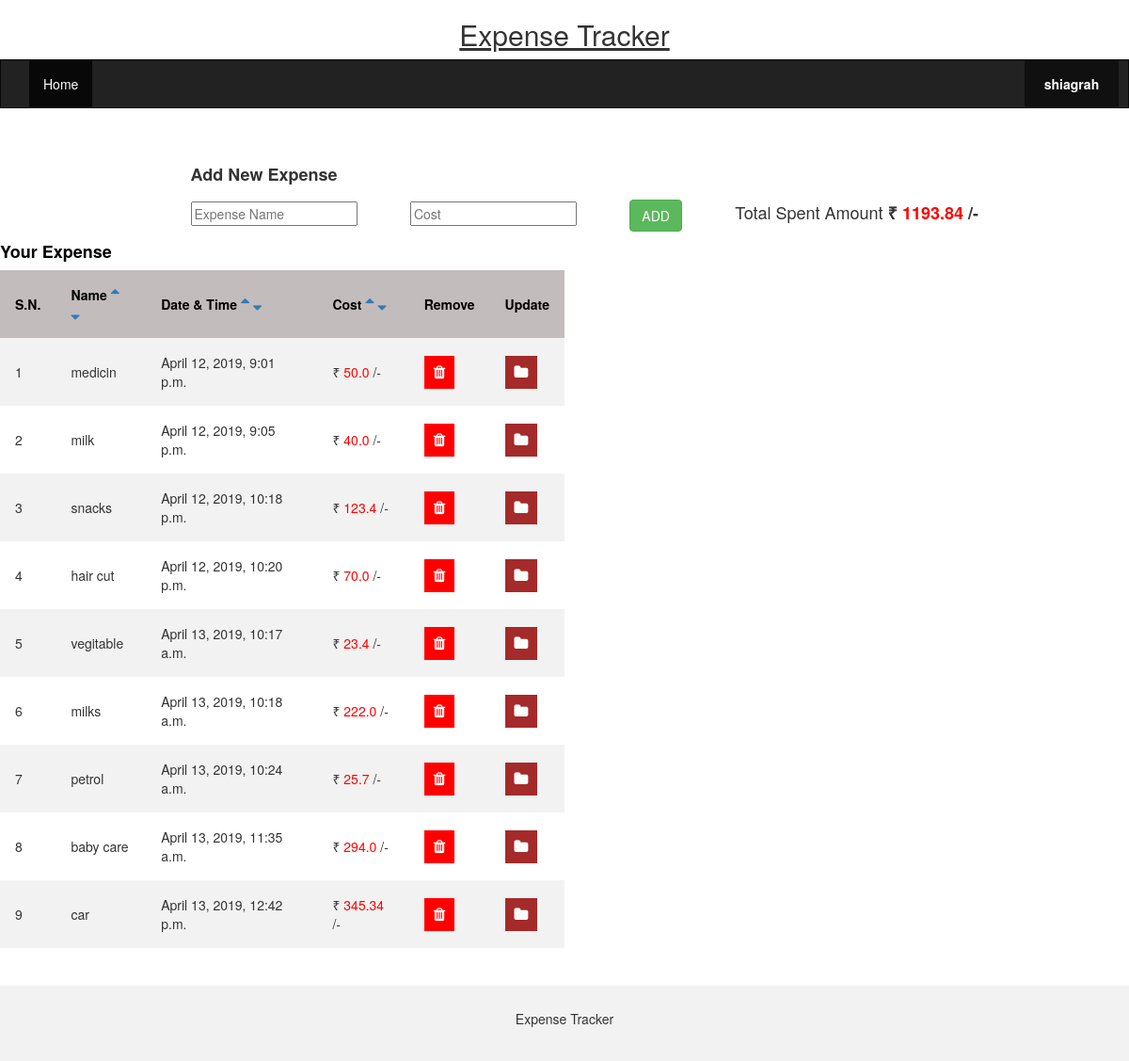
Page /home/ (signed in) on the earlier database version.
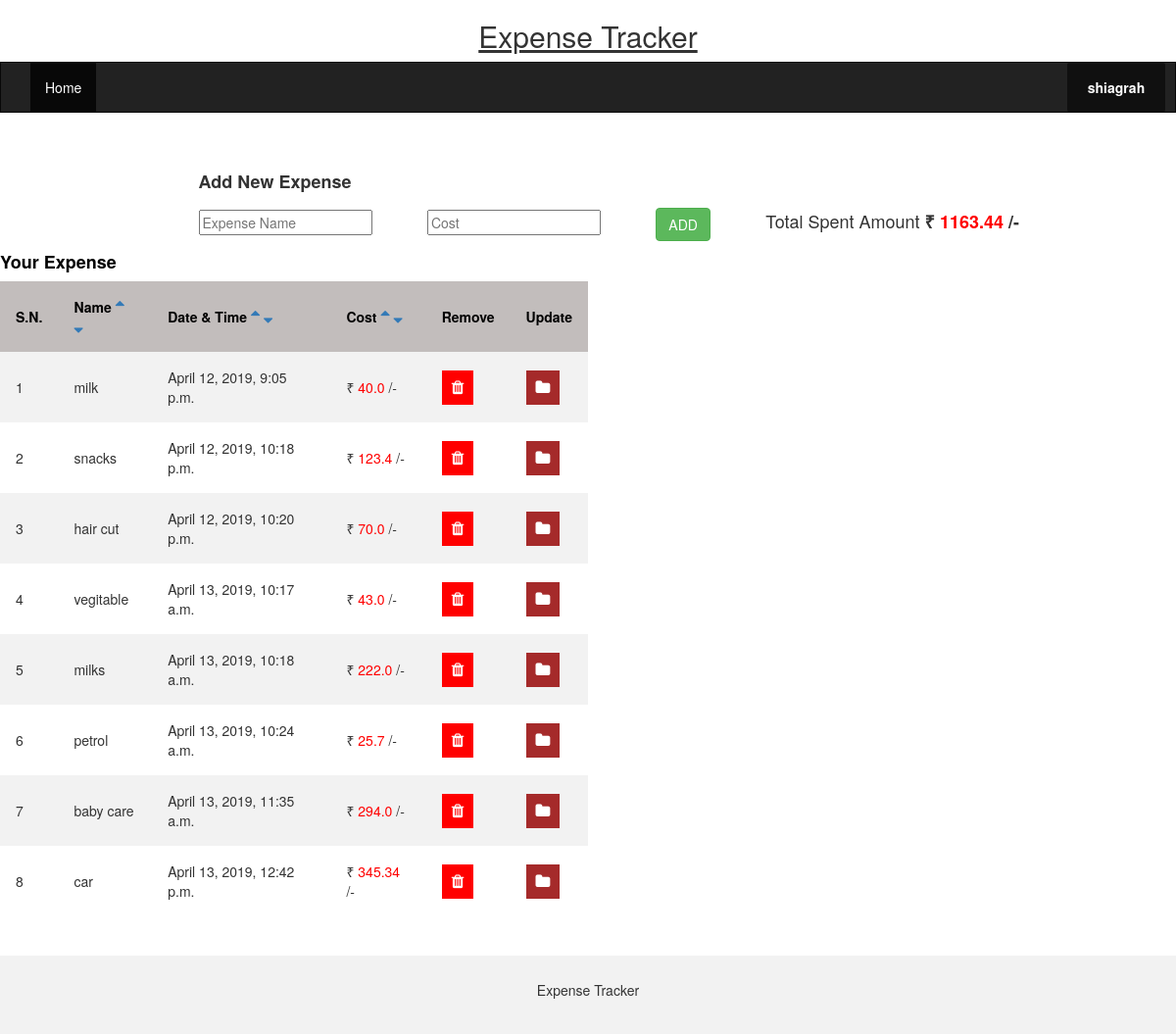
Same page on the later database version.
### accounts/models.py (models this page shows)
class expense_table(models.Model):
    user=models.ForeignKey(User, on_delete=models.CASCADE)
    name = models.CharField(max_length=200)
    expense_date = models.DateTimeField('date')
    cost =  models.FloatField(default=0)
    image = models.ImageField(blank=True,null=True)

### accounts/views.py (the view)
# urls.py: path('home/',accounts.views.home, name='home'),
def home(request):
    if not request.user.is_authenticated :
        return redirect('/accounts/login')
    username = request.user
    all_expense=expense_table.objects.filter(user=username).all()  # All Expense List of user
    total = expense_table.objects.filter(user=username).aggregate(Sum('cost')) # total expense of user
    return render(request,'home.html',{'all_expense':all_expense,'total':total})

### templates/home.html (shortened to what this page needs)
{% extends 'base.html' %}
{% block content %}
{% if user.is_authenticated %}
<html lang="en">
  <head>
    <link rel="stylesheet" href="https://maxcdn.bootstrapcdn.com/bootstrap/3.4.0/css/bootstrap.min.css">
    <link rel="stylesheet" href="https://cdnjs.cloudflare.com/ajax/libs/font-awesome/4.7.0/css/font-awesome.min.css">
</head>
  <body>
    <div class="">
      <div class="container text-center">
        <h2><u>Expense Tracker</u></h2>
      </div>
    </div>
    <nav class="navbar navbar-inverse">
      <div class="container-fluid">
        <div class="collapse navbar-collapse" id="myNavbar">
          <ul class="nav navbar-nav">
            <li class="active" ><a href="{%url 'home'%}">Home</a></li>
          </ul>
          <ul class="nav navbar-nav navbar-right">
            <li>
              <div class="inner"><button onclick="myFunction()" class="dropbtn">{{ user.username }}</button>
              </div>
            </li>
          </ul>
        </div>
      </div>
    </nav>
    <div class="outer">
      <h4 class="inner"><b>Add New Expense</b></h4>
      <form action="{% url 'add' %}" method="post">
          <input class="inner" type="text"  placeholder="Expense Name" name="name" required>
          <input class="inner" type="number" placeholder="Cost" required name="cost" step="0.01">
          <button type="submit" class="btn btn-success inner" >ADD</button>
        <h4 class="inner">Total Spent Amount <b>₹ <font  color="red" >{{total.cost__sum|floatformat:2 }} </font>/-</b></h4>
      </form>
    </div>
    {% if all_expense %}
    <h4 class="section"><font color="black"><b>Your Expense</b></font></h4>
    <table>
      <tr>
        <th>S.N.</th>
        <th>Name
          <a href="/sortbyname"><i style="font-size:16px" class="fa">&#xf0de;</i></a>
          <a href="/sortbyname_"><i style="font-size:16px" class="fa">&#xf0dd;</i></a>
        </th>
        <th>
          Date & Time
          <a href="/sortbydate"><i style="font-size:16px" class="fa">&#xf0de;</i></a>
          <a href="/sortbydate_"><i style="font-size:16px" class="fa">&#xf0dd;</i></a>
        </th>
        <th>
          Cost
          <a href="/sortbycost"><i style="font-size:16px" class="fa">&#xf0de;</i></a>
          <a href="/sortbycost_"><i style="font-size:16px" class="fa">&#xf0dd;</i></a>
        </th>
        <th>Remove</th>
        <th>Update</th>
      </tr>
      {% for expense in all_expense %}
      <tr>
        <td> {{ forloop.counter }}</td>
        <td>{{expense.name}}</td>
        <td>{{expense.expense_date}}</td>
        <td>₹ <font  color="red">{{expense.cost}}</font> /-</td>
        <form action="{% url 'delete' %}" method="post" >
          <td><button class="btn1" type="submit" name="expense"  value="{{ expense.id }}"><i class="fa fa-trash"></i></button></td>
        </form>
        <form action="{% url 'update' %}" method="post" >
          <td><button class="btn2" type="submit" name="expense"  value="{{ expense.id }}"><i class="fa fa-folder"></i></button></td>
        </form>
      </tr>
    {% endfor %}
    </table>
    <br><br>
    {% endif %}
    <footer class="container-fluid text-center">
      <p>Expense Tracker </p>
    </footer>
  </body>
</html>
{% else %}
  <p>You are not logged in</p>
  <a href="{% url 'login' %}">login</a>
{% endif %}
{% endblock %}

Differences in the rows shown:
removed expense_table: name "medicin", expense_date "April 12, 2019, 9:01 p.m.", cost "50.0", {{ expense.id }} 7 (drawn)
changed expense_table "vegitable": cost "23.4" → "43.0"
Other differences:
{{ total.cost__sum|floatformat:2 }}: "1193.84" → "1163.44"
